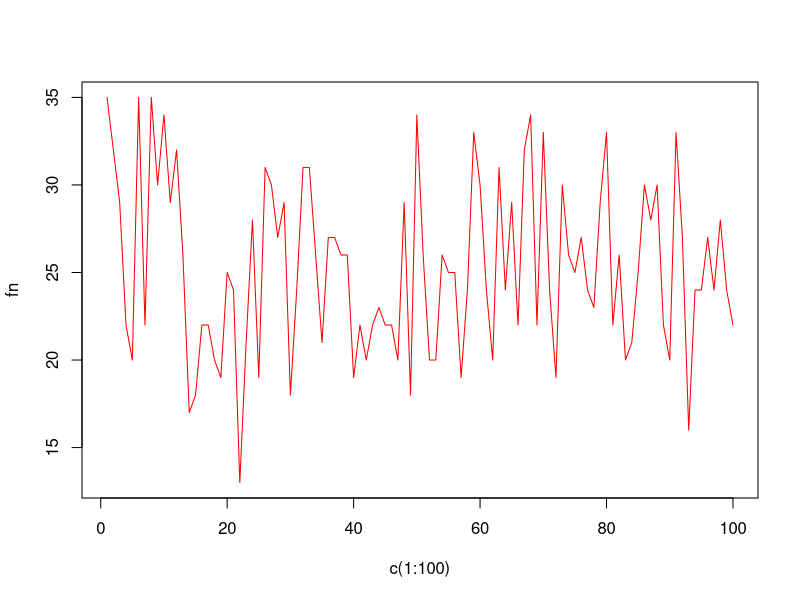

The R script that drew this image: (Note: this script raises an error after producing the figure.)
# Tests multiples
methode1<-function(n,alpha,mu,sd,J,p){
  faux_pos<-0
  faux_neg<-0
  T<-rep(0,J)
  pval<-rep(0,J)
  decision<-rep(0,J)
  theta<-rep(0,J)
  for(i in 1:J){
    bruit<-rnorm(n,mu,sd) #vecteur
    theta[i]<-rbinom(1,1,p)
    Y<-theta[i]+bruit
    T[i]<-sqrt(n)*(mean(Y)-0)/sqrt(var(Y))
    pval[i]<-1-pt(T[i],n-1)
    if(pval[i] <= alpha){
      decision[i]<-1
    }
    else{
      decision[i]<-0
    }
    if(decision[i]==1 & theta[i]==0){
      faux_pos=faux_pos+1
      #print(c(sum(Y)/n,pval[i],T[i]))
    }
    if(decision[i]==0 & theta[i]==1){
      faux_neg=faux_neg+1
      #print(c(sum(Y)/n,pval[i],T[i]))
    }
  }
  print("Nb vrais sites, Resultats, Nb faux pos, Nb faux neg")
  return(c(sum(theta),sum(decision),faux_pos,faux_neg,sum(decision)-faux_pos+faux_neg))
}

J<-5000
alpha<-0.05
mu<-0
sd<-1
p<-0.05
methode1(10,alpha,mu,sd,J,p)
J*alpha*(1-p)

methode1(10,1-(1-alpha)^(1/J),mu,sd,J,p)

fp<-c()
fn<-c()
for(i in 1:100){
  res<-methode1(10,0.05,mu,sd,J,p)
  res
  fp<-append(fp,res[3])
  fn<-append(fn,res[4])
}
plot(c(1:100),fn,col="red",type='l')
points(c(1:100),fp,col="blue",type='l')

methode1(10,1-(1-alpha)^(1/10),mu,sd,10,p)

### HB
HB<-function(n,alpha,mu,sd,J,p){
  faux_pos<-0
  faux_neg<-0
  T<-rep(0,J)
  pval<-rep(0,J)
  decision<-rep(0,J)
  theta<-rep(0,J)
  for(i in 1:J){
    bruit<-rnorm(n,mu,sd) #vecteur
    theta[i]<-rbinom(1,1,p)
    Y<-theta[i]+bruit
    T[i]<-sqrt(n)*(mean(Y)-0)/sqrt(var(Y))
    pval[i]<-1-pt(T[i],n-1)
  }
  pval_s<-sort(pval)
  for(j in (J):1){
    if(pval_s[j]<alpha/(J+1-j)){
      decision[j]=1
      if(theta[order(pval)[j]]==0){
        faux_pos<-faux_pos+1
      }
    }
    else{
      decision[j]=0
      if(theta[order(pval)[j]]==1){
        faux_neg<-faux_neg+1
      }
    }
  }
  print("Nb vrais sites, Resultats, Nb faux pos, Nb faux neg")
  print(c(sum(theta),sum(decision),faux_pos,faux_neg,sum(decision) - faux_pos + faux_neg))
}

HB(10,0.05,0,1,5000,0.05)
















methode3 <- function(n, alpha, mu, sd, J, p) {
  faux_pos <- 0
  faux_neg <- 0
  T <- rep(0, J)
  pval <- rep(0, J)
  decision <- rep(0, J)
  theta <- rep(0, J)
  
  for (i in 1:J) {
    bruit <- rnorm(n, mu, sd)  # Vecteur
    theta[i] <- rbinom(1, 1, p)
    Y <- theta[i] + bruit
    T[i] <- sqrt(n) * (mean(Y) - 0) / sqrt(var(Y))
    pval[i] <- 1 - pt(T[i], n - 1)
  }
  
  # Correction de Benjamini-Hochberg avec un seuil plus strict
  sorted_indices <- order(pval)
  m <- length(pval)
  thresholds <- 4*(1:m) * alpha / (m)  # Seuil plus strict
  
  for (i in 1:m) {
    index <- sorted_indices[i]
    if (pval[index] <= thresholds[i]) {
      decision[index] <- 1
    } else {
      break  # Arrêter le processus de rejet si le seuil n'est pas atteint
    }
  }
  
  for (i in 1:J) {
    if (decision[i] == 1 && theta[i] == 0) {
      faux_pos <- faux_pos + 1
    }
    
    if (decision[i] == 0 && theta[i] == 1) {
      faux_neg <- faux_neg + 1
    }
  }
  
  cat("Nb vrais sites, Résultats, Nb faux pos, Nb faux neg\n")
  cat(sum(theta), sum(decision), faux_pos, faux_neg, sum(decision) - faux_pos + faux_neg, "\n")
  
  return(pval)
}

pval<-methode2(10,0.05,0,1,5000,0.05)
westfall_young <- function(n, alpha, mu, sd, J, p) {
  faux_pos <- 0
  faux_neg <- 0
  T <- rep(0, J)
  pval <- rep(0, J)
  decision <- rep(0, J)
  theta <- rep(0, J)
  
  for (i in 1:J) {
    bruit <- rnorm(n, mu, sd)  # Vecteur
    theta[i] <- rbinom(1, 1, p)
    Y <- theta[i] + bruit
    T[i] <- sqrt(n) * (mean(Y) - 0) / sqrt(var(Y))
    pval[i] <- 1 - pt(T[i], n - 1)
  }
  
  # Correction de Westfall-Young
  sorted_indices <- order(pval)
  m <- length(pval)
  thresholds <- rep(0, m)
  thresholds[m] <- alpha
  
  for (i in (m - 1):1) {
    thresholds[i] <- min((i/m) * alpha, thresholds[i + 1])
  }
  
  for (i in 1:m) {
    index <- sorted_indices[i]
    if (pval[index] <= thresholds[i]) {
      decision[index] <- 1
    } else {
      break  # Arrêter le processus de rejet si le seuil n'est pas atteint
    }
  }
  
  for (i in 1:J) {
    if (decision[i] == 1 && theta[i] == 0) {
      faux_pos <- faux_pos + 1
    }
    
    if (decision[i] == 0 && theta[i] == 1) {
      faux_neg <- faux_neg + 1
    }
  }
  
  cat("Nb vrais sites, Résultats, Nb faux pos, Nb faux neg\n")
  cat(sum(theta), sum(decision), faux_pos, faux_neg, sum(decision) - faux_pos + faux_neg, "\n")
}
westfall_young(10,0.05,0,1,J,0.05)

methode2 <- function(n, alpha, mu, sd, J, p) {
  faux_pos <- 0
  faux_neg <- 0
  T <- rep(0, J)
  pval <- rep(0, J)
  decision <- rep(0, J)
  theta <- rep(0, J)
  
  for (i in 1:J) {
    bruit <- rnorm(n, mu, sd)  # Vecteur
    theta[i] <- rbinom(1, 1, p)
    Y <- theta[i] + bruit
    T[i] <- sqrt(n) * (mean(Y) - 0) / sqrt(var(Y))
    pval[i] <- 1 - pt(T[i], n - 1)
  }
  
  # Correction de Benjamini-Hochberg pour réduire les faux négatifs
  sorted_indices <- order(pval)
  m <- length(pval)
  thresholds <- (1:m) * alpha / m
  
  for (i in 1:m) {
    index <- sorted_indices[i]
    if (pval[index] <= thresholds[i]) {
      decision[index] <- 1
    } else {
      break  # Arrêter le processus de rejet si le seuil n'est pas atteint
    }
  }
  
  for (i in 1:J) {
    if (decision[i] == 1 && theta[i] == 0) {
      faux_pos <- faux_pos + 1
    }
    
    if (decision[i] == 0 && theta[i] == 1) {
      faux_neg <- faux_neg + 1
    }
  }
  
  cat("Nb vrais sites, Résultats, Nb faux pos, Nb faux neg\n")
  cat(sum(theta), sum(decision), faux_pos, faux_neg, sum(decision) - faux_pos + faux_neg, "\n")
}
methode2(10,0.05,0,1,5000,0.05)




#################
benj<-function(n,alpha,mu,sd,J,p){
  faux_pos<-0
  faux_neg<-0
  T<-rep(0,J)
  pval<-rep(0,J)
  decision<-rep(0,J)
  theta<-rep(0,J)
  for(i in 1:J){
    bruit<-rnorm(n,mu,sd) #vecteur
    theta[i]<-rbinom(1,1,p)
    Y<-theta[i]+bruit
    T[i]<-sqrt(n)*(mean(Y)-0)/sqrt(var(Y))
    pval[i]<-1-pt(T[i],n-1)
  }
  pval_s<-sort(pval)
  for(j in (J-1):1){
    if(pval_s[j]*J/j<alpha){
      decision[j]=1
      if(theta[order(pval)[j]]==0){
        faux_pos<-faux_pos+1
      }
    }
    else{
      decision[j]=0
      if(theta[order(pval)[j]]==1){
        faux_neg<-faux_neg+1
      }
    }
  }
  print("Nb vrais sites, Resultats, Nb faux pos, Nb faux neg")
  print(c(sum(theta),sum(decision),faux_pos,faux_neg,sum(decision) - faux_pos + faux_neg))
}
benj(10,0.05,0,1,5000,0.05)
